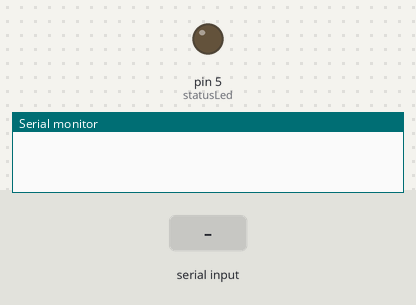
A sketch run on a simulated Arduino Uno, built with avr-gcc and run on an emulated ATmega328P. Shown: output pins drawn as LEDs (lit = HIGH), the last lines printed to the serial monitor. Dashed ring = blinking. The test bench sets the inputs (shaded band). WiFi joins after 1.5 s; servers stay silent unless stated; uploads are accepted with an empty reply.

Above: at 2.3 s.
2.4 s: "1" received over Serial
At 4.17 s:
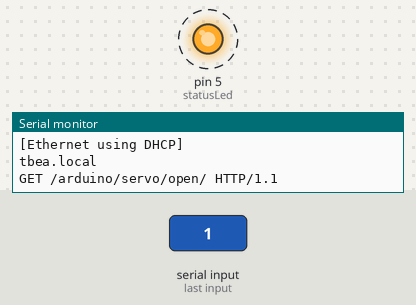
5.4 s: "1" received over the second serial link
At 7.7 s:
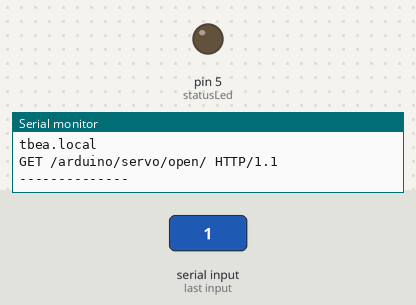
8.4 s: "0" received over Serial
At 8.87 s:
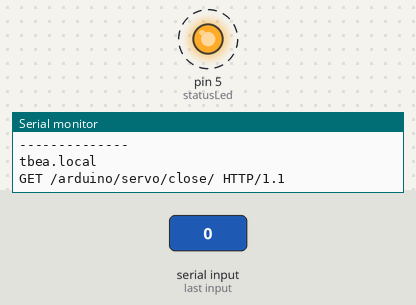
Timing chart, 0 to 11.4 s (numbered marks = the images above; inputs shaded):
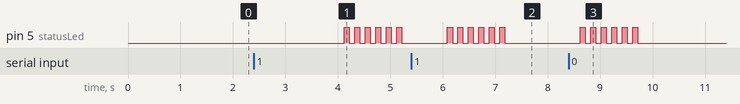

The sketch:

BluetoothRelay.ino
```cpp
#include <SPI.h>
#include <Ethernet.h>
byte mac[] = { 0x90, 0xA2, 0xDA, 0x0E, 0xCB, 0x53 };
//IPAddress ip(10, 0, 1, 25);
boolean hasEthernet = false;
int ethernetFailures = 0;
EthernetClient client;
char server[] = "tbea.local";
//char server[] = "jimmybyrum.com";
unsigned long lastConnectionTime = 0;
boolean lastConnected = false;
const unsigned long postingInterval = 5 * 1000;

#include <SoftwareSerial.h>
int bluetoothTx = 0;
int bluetoothRx = 1;
SoftwareSerial bluetooth(bluetoothTx, bluetoothRx);

int statusLed = 5;

void setup() {
  pinMode(statusLed, OUTPUT);

  pinMode(bluetoothRx, INPUT);
  pinMode(bluetoothTx, OUTPUT);

  Serial.begin(9600);
  //while( ! Serial) ;

  delay(1000);

  bluetooth.begin(115200);
  bluetooth.print("$$$");
  delay(100);
  bluetooth.println("+INQ=1");
}

void loop() {
  if (bluetooth.available()) {
    char inBt = bluetooth.read();
    process(inBt);
  }
  if (Serial.available()) {
    char inChar = Serial.read();
    process(inChar);
  }
  if (client.available()) {
    char c = client.read();
    Serial.print(c);
  } else if ( ! client.connected()) {
    Serial.println();
    client.stop();
  }
}

void ledAlert(int blinks, int delay_length) {
  for (int i = 0; i < blinks; i++) {
    digitalWrite(statusLed, HIGH);
    delay(delay_length);
    digitalWrite(statusLed, LOW);
    delay(delay_length);
  }
}

void startEthernet() {
  if ( ! hasEthernet) {
    if (Ethernet.begin(mac) > 0) {
      hasEthernet = true;
      ethernetFailures = 0;
      Serial.println("[Ethernet using DHCP]");
    } else {
      hasEthernet = false;
      ethernetFailures++;
      Serial.println("[Ethernet failed] " + String(ethernetFailures));
    }
  }
}

void httpRequest(String command) {
  Serial.println("--------------");
  startEthernet();
  if (hasEthernet && client.connect(server, 80)) {
    Serial.println(server);
    String s = "GET /arduino/servo/" + command + "/";
    s += " HTTP/1.1";
    Serial.println(s);
    client.println(s);
    client.println("Host: " + String(server));
    client.println("User-Agent: arduino-pro");
    client.println("Connection: close");
    client.println();
    ledAlert(6, 100);
  } else {
    hasEthernet = false;
    Serial.println("FAILED");
    ledAlert(6, 500);
    client.stop();
  }
  Serial.println("--------------");
  lastConnectionTime = millis();
  delay(500);
}

void process(char inChar) {
  switch (inChar) {
    case '1':
      digitalWrite(13, HIGH);
      httpRequest("open");
      break;
    case '0':
    case '2':
      digitalWrite(13, LOW);
      httpRequest("close");
      break;
  }
}
```

Measured:
- after the input at 2.4 s, pin 5 (statusLed): alternates HIGH for 0.10 s and LOW for 0.10 s, starting after 1.7 s
- after the input at 5.4 s, pin 5 (statusLed): alternates HIGH for 0.10 s and LOW for 0.10 s, 12 changes in all, then stays LOW, starting after 0.69 s
- after the input at 8.4 s, pin 5 (statusLed): alternates HIGH for 0.10 s and LOW for 0.10 s, 12 changes in all, then stays LOW, starting after 0.22 s
